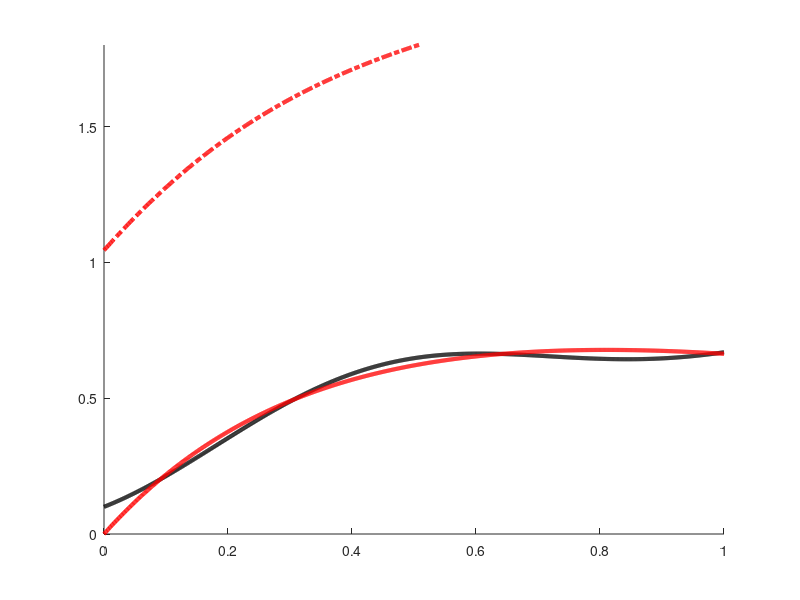

Write the MATLAB code that produced this figure. (Note: this script raises an error after producing the figure.)
clear all;
close all;


%load('res_PIGP.mat');
load('./LFM_res.mat');
load('./ode_extrap.mat');
gt = [train; test];
x = gt(:, 1);
pred_mean = [tr_pred_mean;te_pred_mean];
pred_std = [tr_pred_std;te_pred_std] * 2;
upper = pred_mean + pred_std;
lower = pred_mean - pred_std;
hold on;
plot(x,gt(:,2),'k','LineWidth',3);
plot(x,pred_mean,'r','LineWidth',3);
plot(x,lower,'r-.','LineWidth',3);
plot(x,upper,'r-.','LineWidth',3);


ylim([0,1.8]);

stdshade(pred_mean,pred_std,0.1,'r',x,[])

[x,y] = meshgrid(0.1,0:0.1:1);

% figure(2)
plot(x(:),y(:),'g-.','LineWidth',3)
set(gca,'FontSize',45)
box on
grid on 
xlim([0,1])
ylim([0,1])
xticks([ 0.1, 0.5, 1])
yticks([0:0.5:1])
xlabel('t');
%ylabel('f(t)');



print('LFM_ode_extrap','-depsc')

% pred_var = pred_var';
% gtruth = y_test;
% plot(0.101:0.001:1.0, pred_mean, 'r');
% hold on;
% plot(0.101:0.001:1.0, gtruth, 'k');
% upper = pred_mean + sqrt(pred_var);
% lower = pred_mean - sqrt(pred_var);
% plot(0.101:0.001:1.0, upper, 'r');
% plot(0.101:0.001:1.0, lower, 'r');



